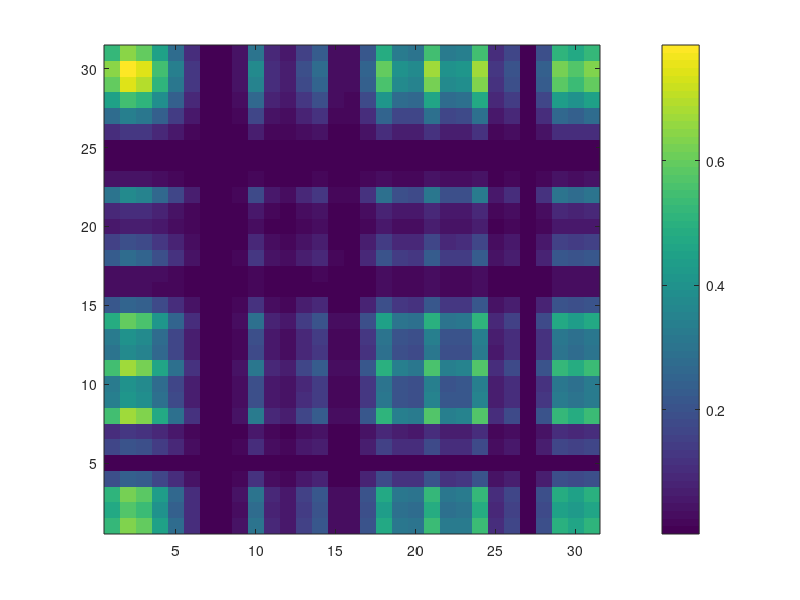

This chart was generated by the following MATLAB code:
x = [0.72228, 0.88639, 0.83105, 0.61986, 0.37836, 0.15228, 0.00012, 0.00049, 0.05475, 0.42357, 0.12387, 0.08246, 0.21344, 0.30669, 0.04013, 0.0389, 0.28947, 0.66951, 0.44493, 0.42382, 0.75086, 0.4542, 0.46319, 0.75423, 0.14129, 0.2327, .0000260, 0.26771, 0.69897, 0.64829, 0.71464];
%x = [0.71464, 0.64829, 0.69897, 0.26771, 0.0000260, 0.2327, 0.14129, 0.75423, 0.46319, 0.4542, 0.75086, 0.42382, 0.44493, 0.66951, 0.28947, 0.0389, 0.04013, 0.30669, 0.21344, 0.08246, 0.12387, 0.42357, 0.05475, 0.00049, 0.00012, 0.15228, 0.37836, 0.61986, 0.83105, 0.88639, 0.72228];
%y = [0.71464, 0.64829, 0.69897, 0.26771, 0.0000260, 0.2327, 0.14129, 0.75423, 0.46319, 0.4542, 0.75086, 0.42382, 0.44493, 0.66951, 0.28947, 0.0389, 0.04013, 0.30669, 0.21344, 0.08246, 0.12387, 0.42357, 0.05475, 0.00049, 0.00012, 0.15228, 0.37836, 0.61986, 0.83105, 0.88639, 0.72228];

y = [0.72228, 0.88639, 0.83105, 0.61986, 0.37836, 0.15228, 0.00012, 0.00049, 0.05475, 0.42357, 0.12387, 0.08246, 0.21344, 0.30669, 0.04013, 0.0389, 0.28947, 0.66951, 0.44493, 0.42382, 0.75086, 0.4542, 0.46319, 0.75423, 0.14129, 0.2327, .0000260, 0.26771, 0.69897, 0.64829, 0.71464]'; 


data_corrcoef = xcorr2(x,y)
%data_corrcoef = corrcoef(x,y)

figure(1)
imagesc(data_corrcoef)
set(gca,'YDir','normal')
colorbar
